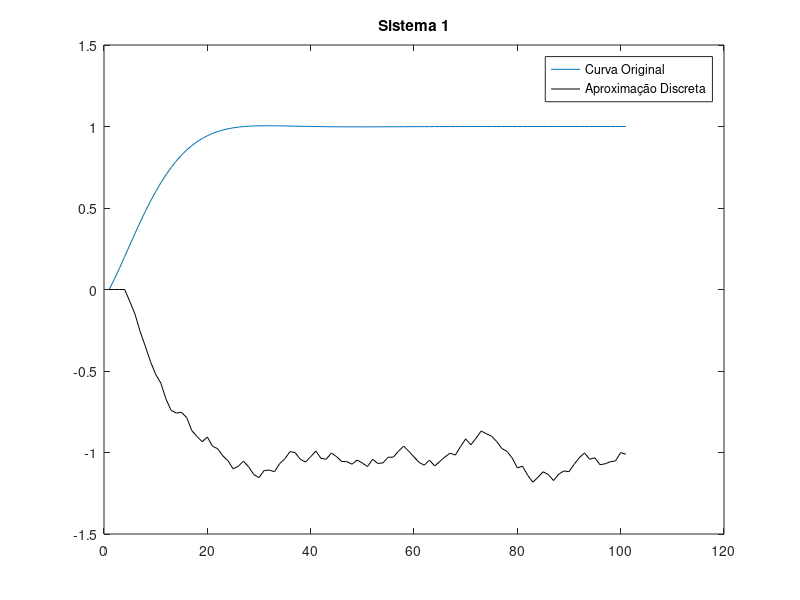
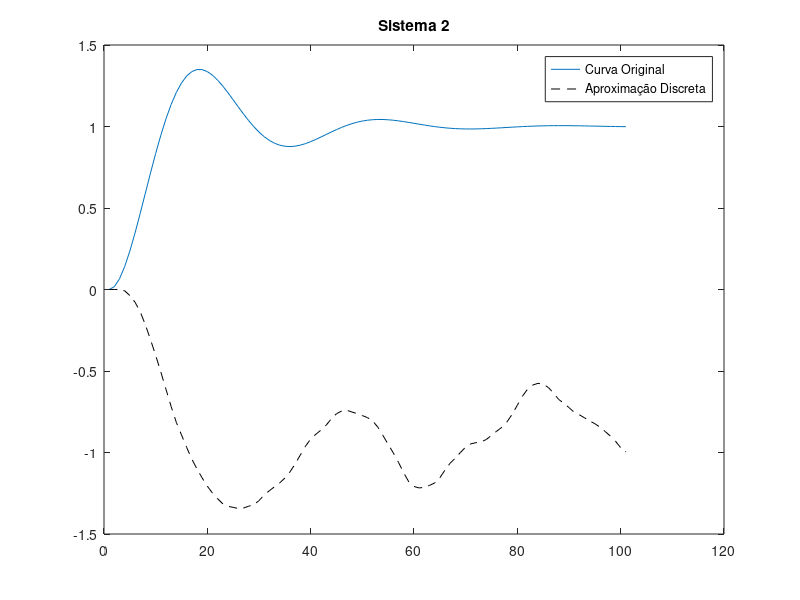

These figures' MATLAB source, in order: (Note: this script raises an error after producing the figures.)
clear all
close all
clc
% Atividade 3 

num1=[0.5 2 2];
den1=[1 3 4 2];
g1=tf(num1,den1);
[y_g1, t1] = step(g1,12);


num2=[2.5];
den2=[1 1 2.5];
g2=tf(num2,den2);
[y_g2, t2] = step(g2,12);

gz1= c2d(g1,0.1);
gz2 = c2d(g2,0.1);
%u1=ones(1,length(y_g1))
%u1(1:length(y_g1)) = 1;
u1= -2*rand(length(y_g1), 1);
u1(1:3) = 0;
y1(1:3)=0;
a1=gz1.den{1,1};
b1=gz1.num{1,1};

for k=4:length(u1)
    y1(k)=-a1(2)*y1(k-1)-a1(3)*y1(k-2)-a1(4)*y1(k-3)+b1(2)*u1(k-1)+b1(3)*u1(k-2)+b1(4)*u1(k-3);
end
figure(1)
plot(y_g1)
hold on
plot(y1,'k')
title('Sistema 1');
legend('Curva Original','Aproximação Discreta')



y2(1:2)=0;
%u2(1:length(y_g2)) = 1;
u2= -2*rand(length(y_g2), 1);
u2(1:2) = 0;
a2=gz2.den{1,1};
b2=gz2.num{1,1};
for k=3:length(y_g2)
    y2(k)=-a2(2)*y2(k-1)-a2(3)*y2(k-2)+b2(2)*u2(k-1)+b2(3)*u2(k-2);
end

figure(2)
plot(y_g2)
hold on
plot(y2,'--k')
title('Sistema 2');
legend('Curva Original','Aproximação Discreta')

%% 2 questão Adicionando ruido
cemean(1:100)=0;
cemstd(1:100)=0;
%for g=1:100% Calculando 100 vezes

r2 = normrnd(0,0.05,1,length(y2));
r1 = normrnd(0,0.05,1,length(y1));
%r2 = randn(1,(length(y2)))*0.05;
%r1 = randn(1,(length(y1)))*0.05;

y1_rd(1:3)=0;
for k=4:length(u1)
    y1_rd(k)=-a1(2)*y1_rd(k-1)-a1(3)*y1_rd(k-2)-a1(4)*y1_rd(k-3)+b1(2)*u1(k-1)+b1(3)*u1(k-2)+b1(4)*u1(k-3) + r1(k);
end
y2_rd(1:2)=0;
for k=3:length(y_g2)
    y2_rd(k)=-a2(2)*y2_rd(k-1)-a2(3)*y2_rd(k-2)+0.01207*u2(k-1)+0.01167*u2(k-2) + r2(k);
end

y1_rs = y1 + r1;
y2_rs = y2 + r2;
y1_rs(1:3) = zeros(1,3);
y2_rs(1:2) = zeros(1,2);


% EstimaÃ§Ã£o
% Para y1

Ny = 3;
Nu = 3;
[phi, Y] = montaRegressoresLinear(length(u1),Ny,Nu,y1_rd,u1);

theta = inv(phi'*phi)*phi'*Y;

y1_est(1:3) = 0;

%ordem 3
aaa1 = -theta(1);
aaa2 = -theta(2);
aaa3 = -theta(3);
bbb1 = theta(4);
bbb2 = theta(5);
bbb3 = theta(6);

for t=4:(length(u1))
    
    y1_est(t) = -aaa1*y1_est(t-1) -aaa2*y1_est(t-2) -aaa3*y1_est(t-3) + bbb1*u1(t-1) + bbb2*u1(t-2) + bbb3*u1(t-3);
end

%cemean(g)=mean(y1_est);
%cemstd(g)=std(y1_est);

%end;


figure
plot(y1);
hold on;
plot(y1_est);

%Para y2

Ny2 = 2;
Nu2 = 2;
%y2(3:127) = y2(1:125);
%y2(1:2) = 0;
[phi2, Y2] = montaRegressoresLinear(length(u2),Ny2,Nu2,y2_rs,u2);
theta2 = inv(phi2'*phi2)*phi2'*Y2;

y2_est(1:2) = 0;

aa1 = -theta2(1);
aa2 = -theta2(2);
bb1 = theta2(3);
bb2 = theta2(4);


for t=3:(length(u2))
    y2_est(t) = -aa1*y2_est(t-1) -aa2*y2_est(t-2) + bb1*u2(t-1) + bb2*u2(t-2);
end

figure
plot(y2);
hold on;
plot(y2_est);



%% 3a Validar

%Gerando u_v
u1_v= -2*rand(length(y1), 1);
u2_v= -2*rand(length(y2), 1);
u1_v(1:3) = 0;
u2_v(1:2) = 0;

%Gerando y_v
y1_v(1:3)=0;
for k=4:length(u1)
    y1_v(k)=-a1(2)*y1_v(k-1)-a1(3)*y1_v(k-2)-a1(4)*y1_v(k-3)+b1(2)*u1_v(k-1)+b1(3)*u1_v(k-2)+b1(4)*u1_v(k-3);
end
y2_v(1:2)=0;
for k=3:length(y_g2)
    y2_v(k)=-a2(2)*y2_v(k-1)-a2(3)*y2_v(k-2)+b2(2)*u2_v(k-1)+b2(3)*u2_v(k-2);
end

% Matriz phi
[phi1_v, Y1_v] = montaRegressoresLinear(length(u1_v),Ny,Nu,y1_v,u1_v);
[phi2_v, Y2_v] = montaRegressoresLinear(length(u2_v),Ny2,Nu2,y2_v,u2_v);

y1_val = phi1_v * theta;
y2_val = phi2_v * theta2;

% Erro de validação
e1_v = y1_v - y1_val;
e2_v = y2_v - y2_val;

% SEQ de y1
SEQ1=0;
for k=1:(length(u1)-6)
    SEQ1=(y1_v(k)-y1_val(k)')^2;
end;
% SEQM de y1
SEQM1=0;
for k=1:(length(u1)-6)
    SEQM1=1/k*((y1_v(k)-y1_val(k)')^2);
end;

% SEQ de y2
SEQ2=0;
for k=1:(length(u2)-2)
    SEQ2=(y2_v(k)-y2_val(k)')^2;
end;
% SEQM de y2
SEQM2=0;
for k=1:(length(u2)-2)
    SEQM2=1/k*((y2_v(k)-y2_val(k)')^2);
end;

% Coeficientes de correlação Multipla


for k=1:(length(u1)-6)
R1=sqrt(1-(((y1_v(k)-y1_val(k))^2)/(y1_v(k)-mean(y1_v))^2));
end;

for k=1:(length(u2)-2)
R2=sqrt(1-(((y2_v(k)-y2_val(k))^2)/(y2_v(k)-mean(y2_v))^2));
end;

%% 4 ARX ARMAX
% Dados 1

a = dlmread('dados_2.txt');
u = a(:,2)'; %u(t)
y = a(:,1)'; %y(t)
y1 = y;
Ny = 1;
Nu = 1;
[phi, Y] = montaRegressoresLinear(length(u),Ny,Nu,y,u);
theta = inv(phi'*phi)*phi'*Y;
y_estarx = phi*theta;
%%
y1 = y;
Ny = 5;
Nu = 5;
[phi, Y] = montaRegressoresLinear(length(u),Ny,Nu,y,u);
theta = inv(phi'*phi)*phi'*Y;
y_estarx = phi*theta;

%% Minimos quadrados estendido (ARMAX)

clear,clc,
close all

a = dlmread('dados_1.txt');
u = a(:,2)'; %u(t)
y = a(:,1)'; %y(t)
N = length(y);
n = 2; %Ordem

%Dividindo os pares entrada-saida para estimacao e validacao
y_e = y(1:(N/2));
y_v = y((N/2):N);
u_e = u(1:(N/2));
u_v = u((N/2):N);

lambda = 1;
p = 1000*eye(n*3,n*3);
theta = zeros(n*3,1);


for t=1:(n*3)
    y_e(t) = 0;
    w(t) = 0;
    erro(t)= 0;
end

for t=(n*3):(N/2)
    phi = [-y_e(t-1); -y_e(t-2); u(t-1); u(t-2); w(t-1); w(t-2)];
    erro(t) = y_e(t) - theta'*phi;
    k = p*phi/(lambda+phi'*p*phi);
    theta = theta+k*erro(t);
    p = (p-k*phi'*p)/lambda;
    w(t) = y_e(t)-theta'*phi;
end

for t = (n*3):(N/2)
    y_est(t) = -theta(1)*y_e(t-1) - theta(2)*y_e(t-2) + theta(3)*u(t-1) + theta(4)*u(t-2);
end
    
plot(y_e);
hold on;
plot(y_est);

e = y_e - y_est;

%Validacao

lambda = 1;
p = 1000*eye(n*3,n*3);
theta_v = zeros(n*3,1);

for t=1:(n*3)
    y_v(t) = 0;
    w_v(t) = 0;
    erro_v(t)= 0;
end
    phi_vaux = [];
% Matriz phi

for t=(n*3):(N/2)
    phi_v = [-y_v(t-1); -y_v(t-2); u_v(t-1); u_v(t-2); w_v(t-1); w_v(t-2)];
    phi_vaux = [phi_vaux phi_v];
    erro_v(t) = y_v(t) - theta_v'*phi_v;
    k = p*phi_v/(lambda+phi_v'*p*phi_v);
    theta_v = theta_v+k*erro_v(t);
    p = (p-k*phi_v'*p)/lambda;
    w_v(t) = y_v(t)-theta_v'*phi_v;
end

y_val = phi_vaux' * theta;
y_val = y_val';

% Erro de validação
e_v = y_v(6:245) - y_val(1:240);
%e1_v = y_v - y_val;

figure;
plot(y_val(1:240))
hold on
plot(y_v(6:245))
